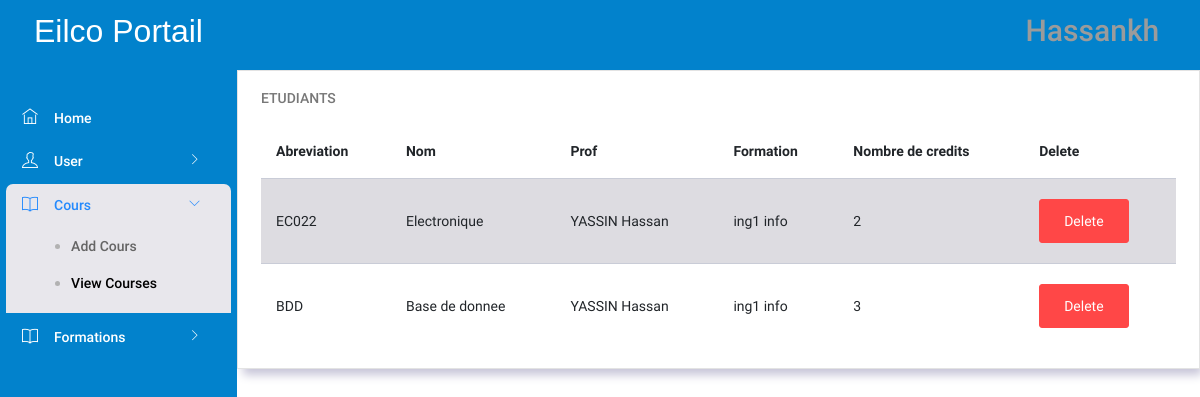
/PL/pages/admin/ViewCourses.php (signed in), run on the app's committed database.
### tables this page shows
CREATE TABLE `cours` (
  `idcours` int NOT NULL AUTO_INCREMENT,
  `nom` varchar(45) NOT NULL,
  `abreviation` varchar(45) NOT NULL,
  `prof_id` int NOT NULL,
  `credits` int NOT NULL,
  `formation_id` int NOT NULL,
  PRIMARY KEY (`idcours`),
  KEY `prof_idx` (`prof_id`),
  KEY `classe_cour_idx` (`formation_id`),
  CONSTRAINT `formation_cour` FOREIGN KEY (`formation_id`) REFERENCES `formation` (`idformation`) ON DELETE CASCADE ON UPDATE CASCADE,
  CONSTRAINT `prof_cour` FOREIGN KEY (`prof_id`) REFERENCES `users` (`iduser`) ON DELETE CASCADE ON UPDATE CASCADE
);

CREATE TABLE `users` (
  `iduser` int NOT NULL AUTO_INCREMENT,
  `prenom` varchar(45) NOT NULL,
  `nom` varchar(45) NOT NULL,
  `role` int NOT NULL,
  `date_de_naissance` date NOT NULL,
  `username` varchar(45) NOT NULL,
  `password` char(45) NOT NULL,
  `email_personel` varchar(45) NOT NULL,
  `email_universitaire` varchar(45) NOT NULL,
  `sexe` varchar(45) NOT NULL,
  `formation_id` int DEFAULT NULL,
  `phone` varchar(45) NOT NULL,
  `Adresse` varchar(45) NOT NULL,
  `nationalite` varchar(45) NOT NULL,
  PRIMARY KEY (`iduser`),
  KEY `formation_idx` (`formation_id`),
  CONSTRAINT `formation` FOREIGN KEY (`formation_id`) REFERENCES `formation` (`idformation`) ON DELETE CASCADE ON UPDATE CASCADE
);

CREATE TABLE `formation` (
  `idformation` int NOT NULL AUTO_INCREMENT,
  `nomformation` varchar(45) NOT NULL,
  PRIMARY KEY (`idformation`),
  UNIQUE KEY `nomformation_UNIQUE` (`nomformation`)
);

### DTO/user.php (called while the page is built, shortened)
<?php
class user{
    private $prenom;
    private $nom;
    private $username;
    public function getNom() {
        return $this->nom;
    }
    public function setNom($nom) {
        $this->nom = $nom;
    }
    public function getPrenom() {
        return $this->prenom;
    }
    public function setPrenom($prenom) {
        $this->prenom = $prenom;
    }
    public function getUsername() {
        return $this->username;
    }
    public function setUsername($username) {
        $this->username = $username;
    }
}
?>

### DAL/coursRepository.php (called while the page is built, shortened)
<?php
require_once(__DIR__ . "/../DTO/cour.php");
function GetCours()
{
    $conn = openConnection();
    $query = "SELECT * FROM cours;";
    $result = mysqli_query($conn, $query);
    $i = 0;
    while ($row = mysqli_fetch_array($result)) {
        $cour = new cour();
        $cour->setId($row["idcours"]);
        $cour->setNom($row["nom"]);
        $cour->setAbreviation($row["abreviation"]);
        $cour->setProf_id($row["prof_id"]);
        $cour->setFormation_id($row["formation_id"]);
        $cour->setNb_credits($row["credits"]);
        $cours[$i] = $cour;
        $i++;
    }
    return $cours;
}

### BLL/coursManager.php (called while the page is built, shortened)
<?php
require(__DIR__."/../DAL/coursRepository.php");
function getAllCours() {
    return GetCours();
}
?>

### DTO/cour.php (called while the page is built, shortened)
<?php
class cour{
    private $id;
    private $nom;
    private $abreviation;
    private $nb_credits;
    public function getId() {
        return $this->id;
    }
    public function setId($id) {
        $this->id = $id;
    }
    public function getNom() {
        return $this->nom;
    }
    public function setNom($nom) {
        $this->nom = $nom;
    }
    public function getAbreviation() {
        return $this->abreviation;
    }
    public function setAbreviation($abreviation) {
        $this->abreviation = $abreviation;
    }
    public function getNb_credits() {
        return $this->nb_credits;
    }
    public function setNb_credits($nb_credits) {
        $this->nb_credits = $nb_credits;
    }
}
?>

### DAL/userRepository.php (called while the page is built, shortened)
<?php
require_once(__DIR__ . "/../DTO/user.php");
function getProfbyId($prof_id)
{
    $conn = openConnection();
    $userResponse = null;
    try {
        $sql = "SELECT * FROM users WHERE iduser=? ";
        $stmt = $conn->prepare($sql);
        $stmt->bind_param("i", $prof_id);
        $stmt->execute();
        $result = $stmt->get_result();
        if ($result->num_rows > 0) {
            $userResponse = new user();
            if ($row = $result->fetch_assoc()) {
                $userResponse->setUsername($row["username"]);
                $userResponse->setId($row["iduser"]);
                $userResponse->setPrenom($row["prenom"]);
                $userResponse->setNom($row["nom"]);
                $userResponse->setRole($row["role"]);
                $userResponse->setDate_de_naissance($row["date_de_naissance"]);
                $userResponse->setPassword($row["password"]);
                $userResponse->setEmail_personel($row["email_personel"]);
                $userResponse->setEmail_universitaire($row["email_universitaire"]);
                $userResponse->setSexe($row["sexe"]);
                $userResponse->setNationalite($row["nationalite"]);
                $userResponse->setPhone($row["phone"]);
                $userResponse->setAdresse($row["Adresse"]);
            }
        }
    } catch (Exception $ex) {
    }
    return $userResponse;
}

### BLL/usersManager.php (called while the page is built, shortened)
<?php
require(__DIR__ . "/../DAL/userRepository.php");
function getProfName($prof_id)
{
    return getProfbyId($prof_id);
}

### DAL/formationRepository.php (called while the page is built, shortened)
<?php
function GetFormationbyId($formation_id) {
    $conn = openConnection();
    $formation = null;
    try {
        $sql = "SELECT nomformation FROM formation WHERE idformation=? ";
        $stmt = $conn->prepare($sql);
        $stmt->bind_param("i", $formation_id);
        $stmt->execute();
        $result = $stmt->get_result();
        if ($result->num_rows > 0) {
            if ($row = $result->fetch_assoc()) {
                $formation = $row["nomformation"];
            }
        }
    } catch (Exception $ex) {
    }
    return $formation;
}

### BLL/formationManager.php (called while the page is built, shortened)
<?php
require(__DIR__ . "/../DAL/formationRepository.php");
function GetFormationname($formation_id)
{
    return GetFormationbyId($formation_id);
}

### PL/pages/admin/ViewCourses.php (the view, shortened to what this page needs)
<!DOCTYPE html>
<html lang="en">
<head>
    <link rel="stylesheet" href="../../assets/vendors/ti-icons/css/themify-icons.css">
    <link rel="stylesheet" href="../../assets/vendors/base/vendor.bundle.base.css">
    <link rel="stylesheet" href="../../styles/admin_page.css">
</head>
<body>
    <div class="container-scroller">
        <nav class="navbar col-lg-12 col-12 p-0 fixed-top d-flex flex-row">
            <div class="text-center navbar-brand-wrapper d-flex align-items-center justify-content-center">
                <h3 style=" font-size: 2rem;color: white; font-family: 'Gill Sans', 'Gill Sans MT', Calibri, 'Trebuchet MS', sans-serif;">Eilco Portail</h3>
            </div>
            <div class="navbar-menu-wrapper d-flex align-items-center justify-content-end">
                <ul class="navbar-nav navbar-nav-right">
                    <li class="nav-item nav-profile dropdown">
                        <a class="nav-link dropdown-toggle" href="#" data-toggle="dropdown" id="profileDropdown">
                            <?php
                            require("../../../DTO/user.php");
                            echo "<h3>" . unserialize($_SESSION['loggeduser'])->getUsername() . "</h3>";
                            ?>
                        </a>
                    </li>
                </ul>
            </div>
        </nav>
        <div class="container-fluid page-body-wrapper">
            <nav class="sidebar sidebar-offcanvas" id="sidebar">
                <ul class="nav">
                    <li class="nav-item">
                        <a class="nav-link" href="./admin_page.php">
                            <i class="ti-home menu-icon"></i>
                            <span class="menu-title">Home</span>
                        </a>
                    </li>
                    <li class="nav-item">
                        <a class="nav-link" data-toggle="collapse" href="#auth" aria-expanded="false" aria-controls="auth">
                            <i class="ti-user menu-icon"></i>
                            <span class="menu-title">User </span>
                            <i class="menu-arrow"></i>
                        </a>
                    </li>
                    <li class="nav-item">
                        <a class="nav-link" data-toggle="collapse" href="#auth1" aria-expanded="false" aria-controls="auth">
                            <i class="ti-book menu-icon"></i>
                            <span class="menu-title">Cours</span>
                            <i class="menu-arrow"></i>
                        </a>
                        <div class="collapse" id="auth1">
                            <ul class="nav flex-column sub-menu">
                                <li class="nav-item"> <a class="nav-link" href="./AddCourse.php">Add Cours </a></li>
                                <li class="nav-item"> <a class="nav-link" href="./ViewCourses.php"> View Courses </a></li>
                            </ul>
                        </div>
                    </li>
                    <li class="nav-item">
                        <a class="nav-link" data-toggle="collapse" href="#auth2" aria-expanded="false" aria-controls="auth">
                            <i class="ti-book menu-icon"></i>
                            <span class="menu-title">Formations</span>
                            <i class="menu-arrow"></i>
                        </a>
                    </li>
                </ul>
            </nav>
            <div class="main-panel">
                <div class="content-wrapper">
                    <div class="row">
                        <div class="col-lg-12 grid-margin stretch-card">
                            <div class="card">
                                <div class="card-body">
                                    <h4 class="card-title">Etudiants</h4>
                                    <div class="table-responsive">
                                        <?php
                                        require_once('../../../BLL/coursManager.php');
                                        include_once("../../../DTO/cour.php");
                                        ?>
                                        <form method="POST">
                                            <table class="table table-striped">
                                                <?php
                                                require_once('../../../BLL/usersManager.php');
                                                require_once('../../../BLL/formationManager.php');
                                                $profiles = getAllCours();
                                                if ($profiles == null) {
                                                    echo "no results";
                                                } else {
                                                    echo
                                                    "<thead>" .
                                                        "<tr>" .
                                                        "<th>" .
                                                        "Abreviation" .
                                                        "</th>" .
                                                        "<th>" .
                                                        "Nom" .
                                                        "</th>" .
                                                        "<th>" .
                                                        "Prof" .
                                                        "</th>" .
                                                        "<th>" .
                                                        "Formation" .
                                                        "</th>" .
                                                        "<th>" .
                                                        "Nombre de credits" .
                                                        "</th>" .
                                                        "<th>" .
                                                        "Delete" .
                                                        "</th>" .
                                                        "</tr>" .
                                                        "</thead>";
                                                    for ($i = 0; $i < count($profiles); $i++) {
                                                        $prof = getProfName($profiles[$i]->getProf_id());
                                                        echo
                                                        "<tr>"
                                                            . "<td>" . $profiles[$i]->getAbreviation() . "</td>"
                                                            . "<td>" . $profiles[$i]->getNom() . "</td>"
                                                            . "<td>" . strtoupper($prof->getNom()) . " " . ucfirst($prof->getPrenom()) . "</td>"
                                                            . "<td>" .  GetFormationname($profiles[$i]->getFormation_id()) . "</td>"
                                                            . "<td>" . $profiles[$i]->getNb_credits() . "</td>"
                                                            . "<td><button class='btn btn-danger' name='submitBtn' value='" . $profiles[$i]->getId() . "'>Delete</button></td>"
                                                            . "</tr>";
                                                    }
                                                }
                                                ?>
                                            </table>
                                        </form>
                                    </div>
                                </div>
                            </div>
                        </div>
                    </div>
                </div>
            </div>
        </div>
</body>
</html>

### data on the page
cours: abreviation "EC022", nom "Electronique", prof.nom "YASSIN", prof.prenom "Hassan", formation.nomformation "ing1 info", credits "2", $profiles[$i]->getId() 8 (drawn)
cours: abreviation "BDD", nom "Base de donnee", prof.nom "YASSIN", prof.prenom "Hassan", formation.nomformation "ing1 info", credits "3", $profiles[$i]->getId() 9 (drawn)

### other printed values
unserialize($_SESSION['loggeduser'])->getUsername() "Hassankh"
